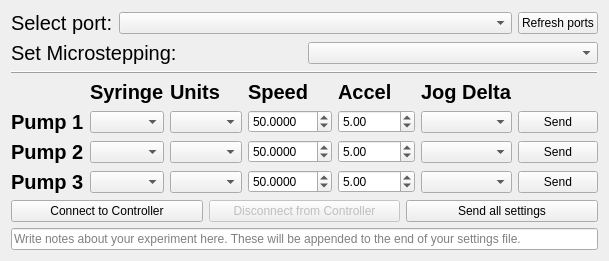
      <widget class="QWidget" name="setup">
       <attribute name="title">
        <string>Setup</string>
       </attribute>
       <layout class="QVBoxLayout" name="verticalLayout_14">
        <item>
         <layout class="QHBoxLayout" name="horizontalLayout_2">
          <item>
           <widget class="QLabel" name="label_7">
            <property name="sizePolicy">
             <sizepolicy hsizetype="Maximum" vsizetype="Preferred">
              <horstretch>0</horstretch>
              <verstretch>0</verstretch>
             </sizepolicy>
            </property>
            <property name="font">
             <font>
              <pointsize>15</pointsize>
             </font>
            </property>
            <property name="text">
             <string>Select port:</string>
            </property>
           </widget>
          </item>
          <item>
           <widget class="QComboBox" name="port_DROPDOWN"/>
          </item>
          <item>
           <widget class="QPushButton" name="refresh_ports_BTN">
            <property name="sizePolicy">
             <sizepolicy hsizetype="Maximum" vsizetype="Fixed">
              <horstretch>0</horstretch>
              <verstretch>0</verstretch>
             </sizepolicy>
            </property>
            <property name="text">
             <string>Refresh ports</string>
            </property>
           </widget>
          </item>
         </layout>
        </item>
        <item>
         <layout class="QHBoxLayout" name="horizontalLayout_17">
          <item>
           <widget class="QLabel" name="label_5">
            <property name="font">
             <font>
              <pointsize>15</pointsize>
             </font>
            </property>
            <property name="toolTip">
             <string>&lt;html&gt;&lt;head/&gt;&lt;body&gt;&lt;p&gt;&lt;br/&gt;&lt;/p&gt;&lt;/body&gt;&lt;/html&gt;</string>
            </property>
            <property name="text">
             <string>Set Microstepping:</string>
            </property>
           </widget>
          </item>
          <item>
           <widget class="QComboBox" name="microstepping_DROPDOWN">
            <property name="toolTip">
             <string>&lt;html&gt;&lt;head/&gt;&lt;body&gt;&lt;p&gt;Set to the number of microsteps/step. Needs to be set with jumpers on the stepper motor driver boards. This will therefore also set the smallest possible injection. &lt;/p&gt;&lt;/body&gt;&lt;/html&gt;</string>
            </property>
           </widget>
          </item>
         </layout>
        </item>
        <item>
         <widget class="Line" name="line_6">
          <property name="frameShadow">
           <enum>QFrame::Raised</enum>
          </property>
          <property name="orientation">
           <enum>Qt::Horizontal</enum>
          </property>
         </widget>
        </item>
        <item>
         <layout class="QVBoxLayout" name="verticalLayout_13">
          <item>
           <layout class="QGridLayout" name="gridLayout">
            <item row="3" column="2">
             <widget class="QComboBox" name="p3_units_DROPDOWN"/>
            </item>
            <item row="2" column="2">
             <widget class="QComboBox" name="p2_units_DROPDOWN"/>
            </item>
            <item row="2" column="4">
             <widget class="QDoubleSpinBox" name="p2_accel_INPUT">
              <property name="maximum">
               <double>99999.990000000005239</double>
              </property>
              <property name="value">
               <double>5.000000000000000</double>
              </property>
             </widget>
            </item>
            <item row="0" column="4">
             <widget class="QLabel" name="label_19">
              <property name="font">
               <font>
                <pointsize>15</pointsize>
                <weight>75</weight>
                <bold>true</bold>
               </font>
              </property>
              <property name="text">
               <string>Accel</string>
              </property>
             </widget>
            </item>
            <item row="1" column="3">
             <widget class="QDoubleSpinBox" name="p1_speed_INPUT">
              <property name="decimals">
               <number>4</number>
              </property>
              <property name="maximum">
               <double>9999.998999999999796</double>
              </property>
              <property name="value">
               <double>50.000000000000000</double>
              </property>
             </widget>
            </item>
            <item row="2" column="1">
             <widget class="QComboBox" name="p2_syringe_DROPDOWN"/>
            </item>
            <item row="2" column="3">
             <widget class="QDoubleSpinBox" name="p2_speed_INPUT">
              <property name="decimals">
               <number>4</number>
              </property>
              <property name="maximum">
               <double>9999.998999999999796</double>
              </property>
              <property name="value">
               <double>50.000000000000000</double>
              </property>
             </widget>
            </item>
            <item row="1" column="4">
             <widget class="QDoubleSpinBox" name="p1_accel_INPUT">
              <property name="maximum">
               <double>99999.990000000005239</double>
              </property>
              <property name="value">
               <double>5.000000000000000</double>
              </property>
             </widget>
            </item>
            <item row="3" column="1">
             <widget class="QComboBox" name="p3_syringe_DROPDOWN"/>
            </item>
            <item row="3" column="3">
             <widget class="QDoubleSpinBox" name="p3_speed_INPUT">
              <property name="decimals">
               <number>4</number>
              </property>
              <property name="maximum">
               <double>9999.998999999999796</double>
              </property>
              <property name="value">
               <double>50.000000000000000</double>
              </property>
             </widget>
            </item>
            <item row="1" column="2">
             <widget class="QComboBox" name="p1_units_DROPDOWN"/>
            </item>
            <item row="1" column="1">
             <widget class="QComboBox" name="p1_syringe_DROPDOWN"/>
            </item>
            <item row="0" column="1">
             <widget class="QLabel" name="label_16">
              <property name="font">
               <font>
                <pointsize>15</pointsize>
                <weight>75</weight>
                <bold>true</bold>
               </font>
              </property>
              <property name="text">
               <string>Syringe</string>
              </property>
             </widget>
            </item>
            <item row="0" column="5">
             <widget class="QLabel" name="label_20">
              <property name="font">
               <font>
                <pointsize>15</pointsize>
                <weight>75</weight>
                <bold>true</bold>
               </font>
              </property>
              <property name="text">
               <string>Jog Delta</string>
              </property>
             </widget>
            </item>
            <item row="1" column="0">
             <widget class="QLabel" name="label_2">
              <property name="font">
               <font>
                <pointsize>15</pointsize>
                <weight>75</weight>
                <bold>true</bold>
               </font>
              </property>
              <property name="text">
               <string>Pump 1</string>
              </property>
             </widget>
            </item>
            <item row="2" column="0">
             <widget class="QLabel" name="label_3">
              <property name="font">
               <font>
                <pointsize>15</pointsize>
                <weight>75</weight>
                <bold>true</bold>
               </font>
              </property>
              <property name="text">
               <string>Pump 2</string>
              </property>
             </widget>
            </item>
            <item row="0" column="3">
             <widget class="QLabel" name="label_18">
              <property name="font">
               <font>
                <pointsize>15</pointsize>
                <weight>75</weight>
                <bold>true</bold>
               </font>
              </property>
              <property name="text">
               <string>Speed</string>
              </property>
             </widget>
            </item>
            <item row="0" column="2">
             <widget class="QLabel" name="label_17">
              <property name="font">
               <font>
                <pointsize>15</pointsize>
                <weight>75</weight>
                <bold>true</bold>
               </font>
              </property>
              <property name="text">
               <string>Units</string>
              </property>
             </widget>
            </item>
            <item row="3" column="4">
             <widget class="QDoubleSpinBox" name="p3_accel_INPUT">
              <property name="maximum">
               <double>99999.990000000005239</double>
              </property>
              <property name="value">
               <double>5.000000000000000</double>
              </property>
             </widget>
            </item>
            <item row="3" column="0">
             <widget class="QLabel" name="label_4">
              <property name="font">
               <font>
                <pointsize>15</pointsize>
                <weight>75</weight>
                <bold>true</bold>
               </font>
              </property>
              <property name="text">
               <string>Pump 3</string>
              </property>
             </widget>
            </item>
            <item row="1" column="6">
             <widget class="QPushButton" name="p1_setup_send_BTN">
              <property name="text">
               <string>Send</string>
              </property>
             </widget>
            </item>
            <item row="2" column="6">
             <widget class="QPushButton" name="p2_setup_send_BTN">
              <property name="text">
               <string>Send</string>
              </property>
             </widget>
            </item>
            <item row="3" column="6">
             <widget class="QPushButton" name="p3_setup_send_BTN">
              <property name="text">
               <string>Send</string>
              </property>
             </widget>
            </item>
            <item row="1" column="5">
             <widget class="QComboBox" name="p1_setup_jog_delta_INPUT"/>
            </item>
            <item row="2" column="5">
             <widget class="QComboBox" name="p2_setup_jog_delta_INPUT"/>
            </item>
            <item row="3" column="5">
             <widget class="QComboBox" name="p3_setup_jog_delta_INPUT"/>
            </item>
           </layout>
          </item>
          <item>
           <layout class="QHBoxLayout" name="horizontalLayout_7">
            <item>
             <widget class="QPushButton" name="connect_BTN">
              <property name="sizePolicy">
               <sizepolicy hsizetype="Minimum" vsizetype="Minimum">
                <horstretch>0</horstretch>
                <verstretch>0</verstretch>
               </sizepolicy>
              </property>
              <property name="text">
               <string>Connect to Controller</string>
              </property>
             </widget>
            </item>
            <item>
             <widget class="QPushButton" name="disconnect_BTN">
              <property name="enabled">
               <bool>false</bool>
              </property>
              <property name="sizePolicy">
               <sizepolicy hsizetype="Minimum" vsizetype="Minimum">
                <horstretch>0</horstretch>
                <verstretch>0</verstretch>
               </sizepolicy>
              </property>
              <property name="text">
               <string>Disconnect from Controller</string>
              </property>
             </widget>
            </item>
            <item>
             <widget class="QPushButton" name="send_all_BTN">
              <property name="sizePolicy">
               <sizepolicy hsizetype="Minimum" vsizetype="Minimum">
                <horstretch>0</horstretch>
                <verstretch>0</verstretch>
               </sizepolicy>
              </property>
              <property name="acceptDrops">
               <bool>true</bool>
              </property>
              <property name="text">
               <string>Send all settings</string>
              </property>
             </widget>
            </item>
           </layout>
          </item>
         </layout>
        </item>
        <item>
         <widget class="QLineEdit" name="experiment_notes">
          <property name="sizePolicy">
           <sizepolicy hsizetype="MinimumExpanding" vsizetype="Fixed">
            <horstretch>0</horstretch>
            <verstretch>0</verstretch>
           </sizepolicy>
          </property>
          <property name="placeholderText">
           <string>Write notes about your experiment here. These will be appended to the end of your settings file.</string>
          </property>
         </widget>
        </item>
       </layout>
      </widget>
